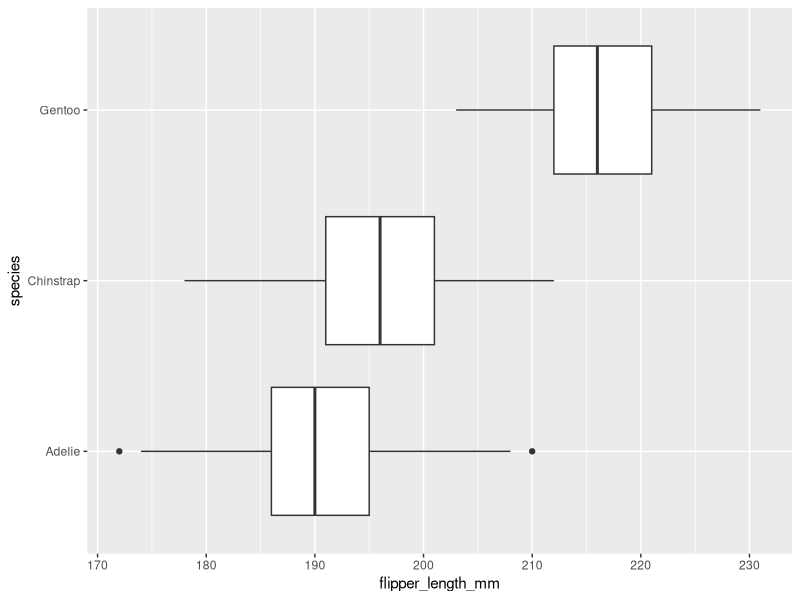
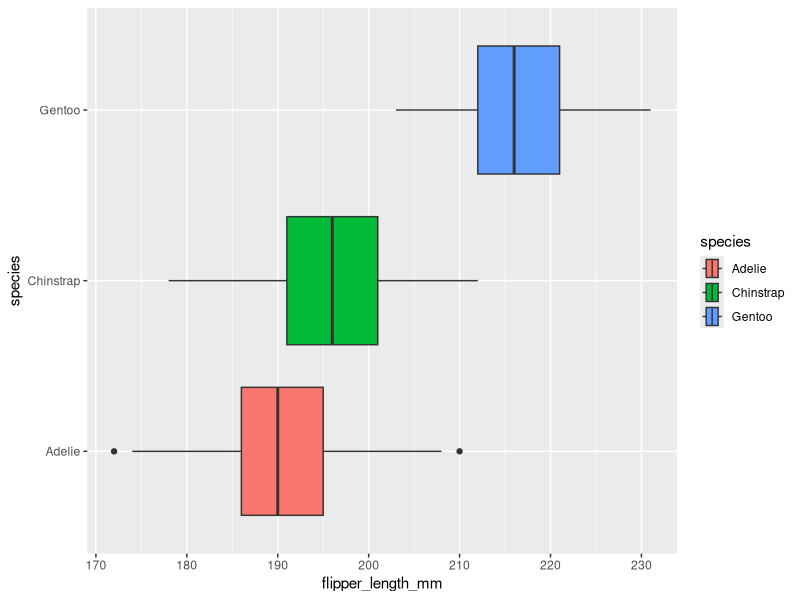
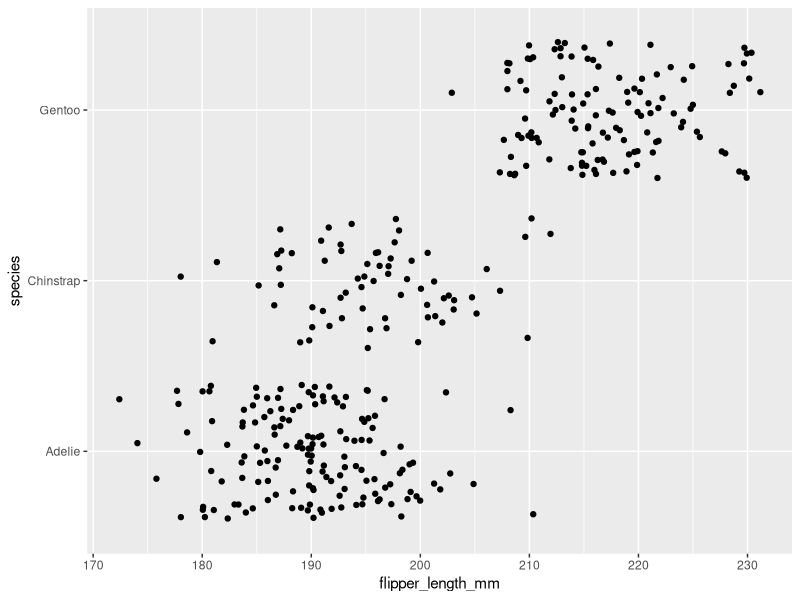

Source code (R) for these figures, in order:
## ---- chunk 1
knitr::opts_chunk$set(error = TRUE)
## ---- chunk 2
library(palmerpenguins)
penguins
## ---- chunk 3
library(ggplot2)
## ---- chunk 4
ggplot(data = penguins, mapping = aes(x = flipper_length_mm, y = species)) +
  geom_boxplot()
## ---- chunk 5
ggplot(data = penguins, mapping = aes(x = flipper_length_mm, y = species, fill = species)) +
  geom_boxplot()
## ---- chunk 6
ggplot(data = penguins, mapping = aes(x = flipper_length_mm, y = species, geom_jitter = species)) +
  geom_jitter()
## ---- chunk 7

## ---- chunk 8

## ---- chunk 9

## ---- chunk 10

## ---- chunk 11

## ---- chunk 12

## ---- chunk 13

## ---- chunk 14

